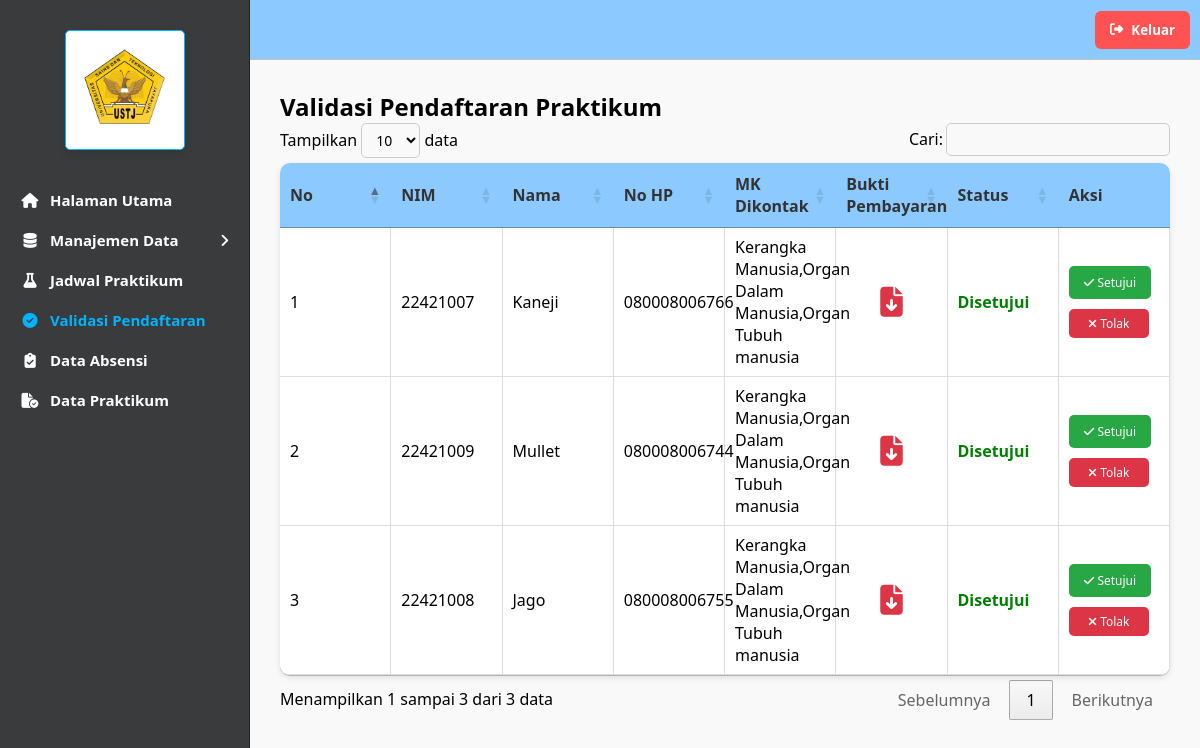
Screenshot of /admin/validasi/validasi.php (signed in) with the database file from the repository.
### tables this page shows
CREATE TABLE `kontrak_mk` (
  `id` int NOT NULL,
  `id_mahasiswa` int NOT NULL,
  `id_semester` int DEFAULT NULL,
  `nim` varchar(20) NOT NULL,
  `nama` varchar(100) NOT NULL,
  `no_hp` varchar(20) DEFAULT NULL,
  `mk_dikontrak` varchar(1000) NOT NULL,
  `bukti_pembayaran` varchar(255) DEFAULT NULL,
  `status` enum('Menunggu','Disetujui','Ditolak') DEFAULT 'Menunggu',
  `created_at` timestamp NULL DEFAULT CURRENT_TIMESTAMP
);

### admin/validasi/validasi.php (the view, shortened to what this page needs)
<?php
include '../../koneksi/sidebar.php';
include '../../koneksi/koneksi.php';
?>
<link rel="stylesheet" href="https://cdn.datatables.net/1.13.6/css/jquery.dataTables.min.css">
<link rel="stylesheet" href="https://cdnjs.cloudflare.com/ajax/libs/font-awesome/6.5.0/css/all.min.css">
<div class="konten-utama">
  <h2>Validasi Pendaftaran Praktikum</h2>
  <table id="tabel-validasi" class="tabel-data">
    <thead>
      <tr>
        <th>No</th>
        <th>NIM</th>
        <th>Nama</th>
        <th>No HP</th>
        <th>MK Dikontak</th>
        <th>Bukti Pembayaran</th>
        <th>Status</th>
        <th>Aksi</th>
      </tr>
    </thead>
    <tbody>
      <?php
      $no = 1;
      $query = mysqli_query($conn, "SELECT * FROM kontrak_mk ORDER BY id DESC");
      while ($row = mysqli_fetch_assoc($query)) {
      ?>
      <tr>
        <td data-label="No"><?= $no++; ?></td>
        <td data-label="Nim"><?= htmlspecialchars($row['nim']); ?></td>
        <td data-label="Nama"><?= htmlspecialchars($row['nama']); ?></td>
        <td data-label="Nomor Hp"><?= htmlspecialchars($row['no_hp']); ?></td>
        <td data-label="MK dikontrak"><?= htmlspecialchars($row['mk_dikontrak']); ?></td>
        <td data-label="Bukti Pembayaran" class="pembayaran-cell">
         <?php if (!empty($row['bukti_pembayaran'])) { ?>
  <a href='../../uploads/<?= $row['bukti_pembayaran']; ?>' target='_blank' title="Lihat Bukti">
    <i class="fa-solid fa-file-arrow-down" style="font-size:20px; color:#dc3545;"></i>
  </a>
<?php } else { ?>
  <span style="color:#aaa;">Belum upload</span>
<?php } ?>
        </td>
        <td data-label="Status" >
          <?php
            if ($row['status'] == 'Disetujui') echo "<span style='color:green;font-weight:bold;'>Disetujui</span>";
            elseif ($row['status'] == 'Ditolak') echo "<span style='color:red;font-weight:bold;'>Ditolak</span>";
            else echo "<span style='color:#999;'>Menunggu</span>";
          ?>
        </td>
        <td data-label="Aksi">
          <button class="tombol tombol-setujui" onclick="ubahStatus(<?= $row['id']; ?>,'setujui')">
            <i class="fa-solid fa-check"></i> Setujui
          </button>
          <button class="tombol tombol-tolak" onclick="ubahStatus(<?= $row['id']; ?>,'tolak')">
            <i class="fa-solid fa-xmark"></i> Tolak
          </button>
        </td>
      </tr>
      <?php } ?>
    </tbody>
  </table>
</div>

### koneksi/sidebar.php (style rules this page uses)
* { margin: 0; padding: 0; box-sizing: border-box; font-family: 'Segoe UI', Tahoma, Geneva, Verdana, sans-serif; }
body { display: flex; min-height: 100vh; background-color: #f3f3f3; overflow-x: hidden; }

### admin/validasi/validasi.php (style rules this page uses)
.konten-utama { margin-left:250px; margin-top:60px; padding:30px; background:#f9f9f9; font-family:Arial,sans-serif; }
.tombol { border:none; border-radius:5px; cursor:pointer; color:white; font-size:12px; transition:0.3s; padding:6px 10px; }
.tombol-setujui { background-color: #28a745; margin-bottom: 10px; padding: 8px 15px; }
.tombol-tolak { background-color: #dc3545; padding: 6px 10px; width: 80px; }
.tabel-data { width:100%; border-collapse:collapse; background:white; border-radius:10px; overflow:hidden; box-shadow:0 2px 6px rgba(0,0,0,0.1); table-layout:fixed; }
.tabel-data th { background:#8bc9ff; color:#333; text-align:left; padding:12px 15px; }
.tabel-data td { padding:12px 15px; border-bottom:1px solid #ddd; border-right:1px solid #ddd; }
.pembayaran-cell { text-align: center; }
.pembayaran-cell a i { font-size: 30px !important; }

### rows the page displays
kontrak_mk: nim "22421007", nama "Kaneji", no_hp "080008006766", mk_dikontrak "Kerangka Manusia,Organ Dalam Manusia,Organ Tubuh manusia", status "Disetujui"
kontrak_mk: nim "22421009", nama "Mullet", no_hp "080008006744", mk_dikontrak "Kerangka Manusia,Organ Dalam Manusia,Organ Tubuh manusia", status "Disetujui"
kontrak_mk: nim "22421008", nama "Jago", no_hp "080008006755", mk_dikontrak "Kerangka Manusia,Organ Dalam Manusia,Organ Tubuh manusia", status "Disetujui"
